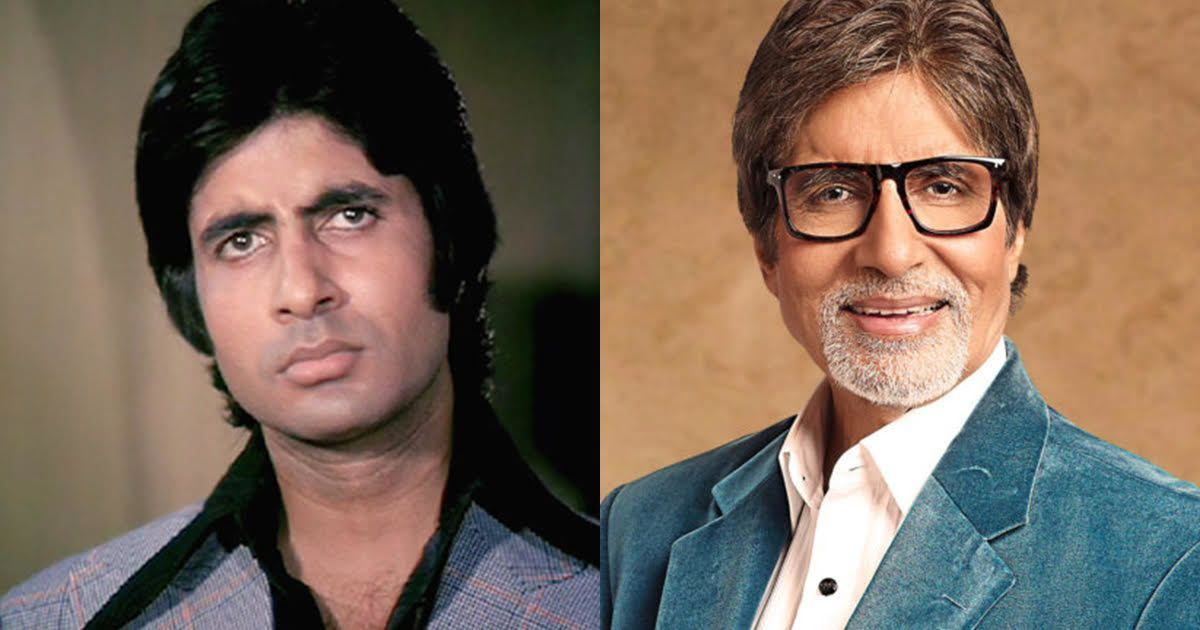
#> input picture mix.jpg, 1200 x 630 px, given in place of 377.jpg, which was not available
$ python 'store imgs.py'
#> lines starting #> are read from the running program, lines starting #| are printed output that depends on the picture; pictures that were not available may be replaced by others from this repository, and a replacement may not be noted
import numpy as np
import pandas as pd
import os
import cv2

dataset = pd.read_csv('train.csv')
#> (reads train.csv from the repository)

current_dir = os.getcwd()
os.chdir(current_dir+'\\train')
imgs = os.listdir()

df = pd.DataFrame(dataset)

middle = []
young = []
old = []

for i in range(len(df)):
    img = cv2.imread(df.iloc[i,0])
#> img is the input picture: shape (630, 1200, 3); mean B, G, R 89.1, 103.5, 121.8
    face = cv2.cvtColor(img , cv2.COLOR_BGR2GRAY)
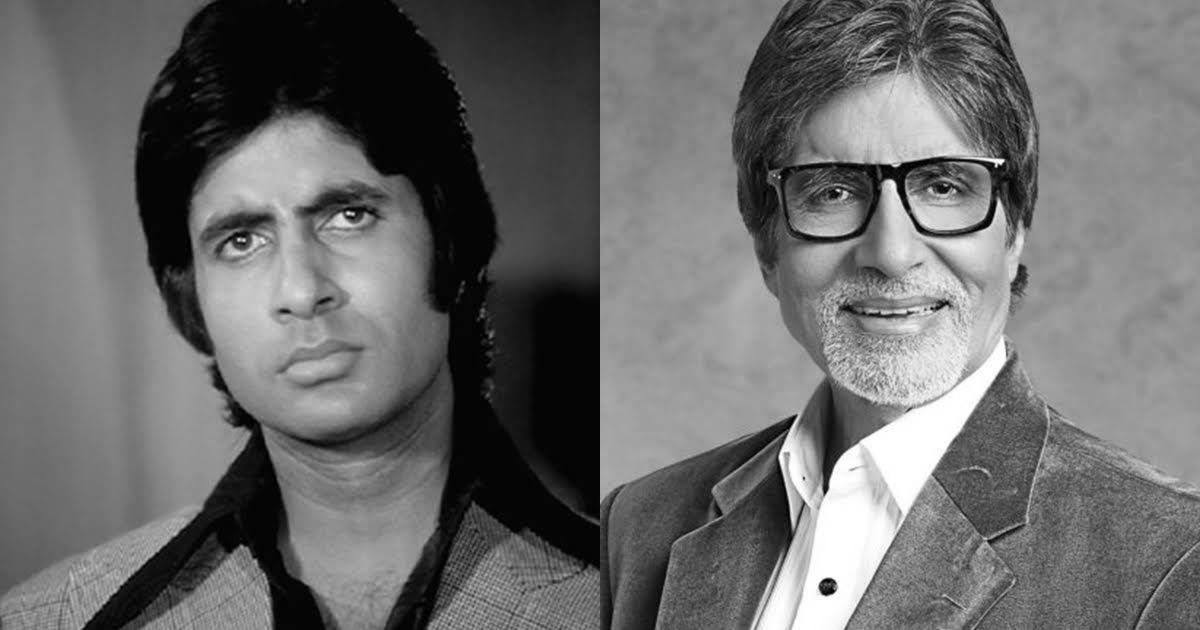
#> face: shape (630, 1200); min 0, max 255, mean 107.3
    face = cv2.resize(face , (50,50))
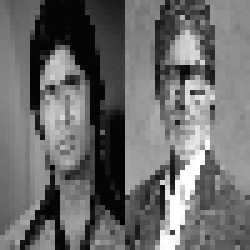
#> face: shape (50, 50) (shown 5 times larger); min 1, max 255, mean 107.1
    if df.iloc[i,1] == 'MIDDLE':
            middle.append(face)
    elif df.iloc[i,1] == 'YOUNG':
            young.append(face)
    elif df.iloc[i,1] == 'OLD':
            old.append(face)
#> pass 2 of the loop `for i in range(len(df)):`:
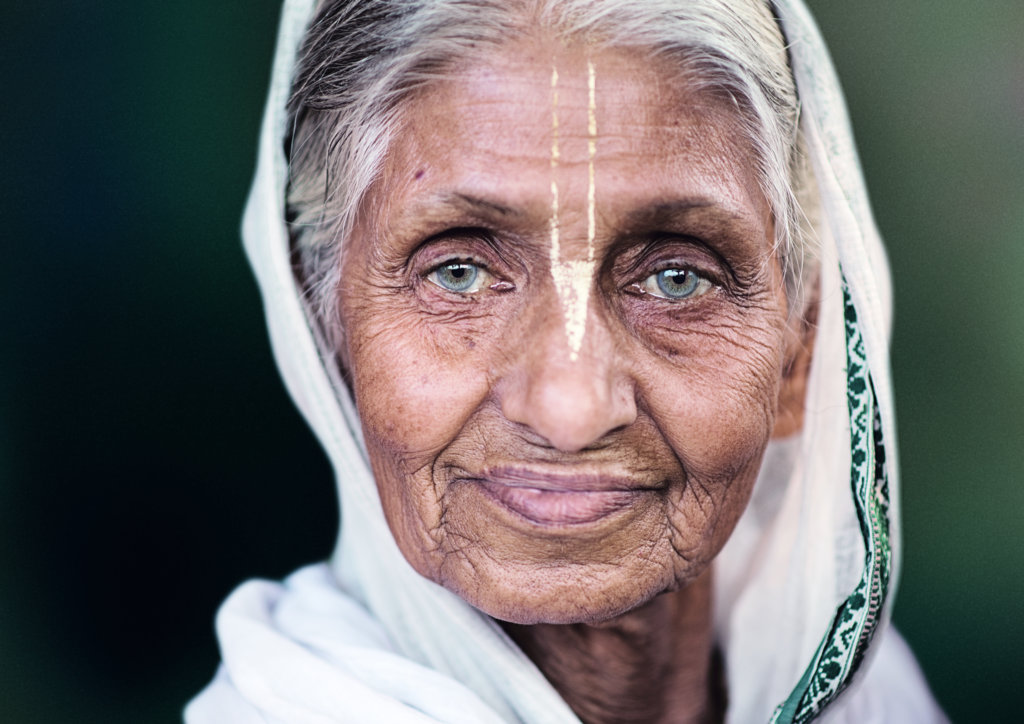
#> input picture old.jpg, 1024 x 724 px, given in place of 17814.jpg, which was not available
#> img is the input picture: shape (724, 1024, 3); mean B, G, R 109.9, 110.6, 116.2
#> `face = cv2.cvtColor(img , cv2.COLOR_BGR2GRAY)`:
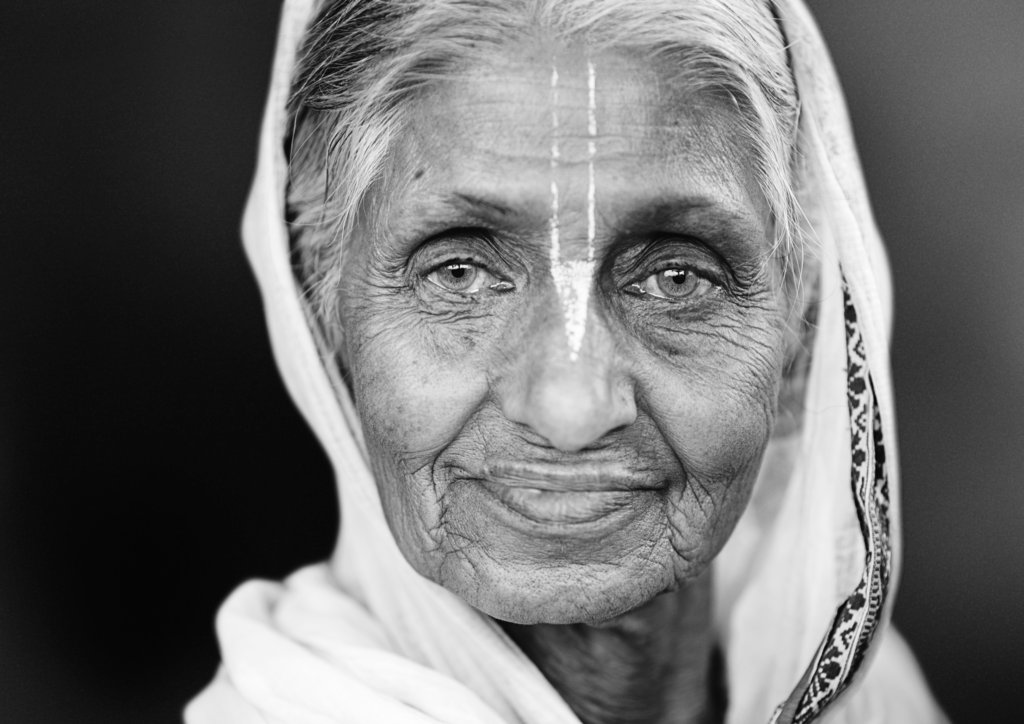
#> face: shape (724, 1024); min 1, max 254, mean 112.2
#> `face = cv2.resize(face , (50,50))`:
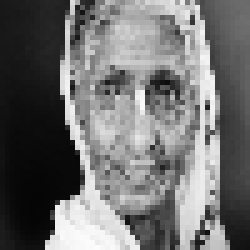
#> face: shape (50, 50) (shown 5 times larger); min 5, max 252, mean 112.2
#> (the run stopped early here; a loop or call above may not have finished)
